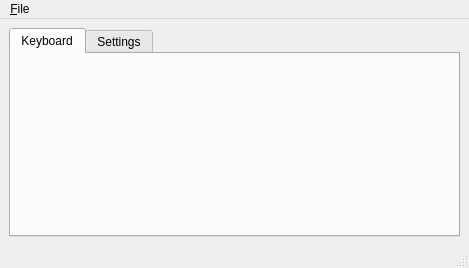
<?xml version="1.0" encoding="UTF-8"?>
<ui version="4.0">
 <class>mainWindow</class>
 <widget class="QMainWindow" name="mainWindow">
  <property name="geometry">
   <rect>
    <x>0</x>
    <y>0</y>
    <width>469</width>
    <height>268</height>
   </rect>
  </property>
  <property name="windowTitle">
   <string>Clevo Keyboard</string>
  </property>
  <widget class="QWidget" name="centralwidget">
   <layout class="QGridLayout" name="gridLayout">
    <item row="0" column="0">
     <widget class="QTabWidget" name="tabWidget">
      <property name="currentIndex">
       <number>0</number>
      </property>
      <widget class="QWidget" name="driverTab">
       <attribute name="title">
        <string>Keyboard</string>
       </attribute>
       <layout class="QGridLayout" name="gridLayout_2">
        <item row="0" column="0">
         <widget class="DriverWidget" name="driverWidget" native="true"/>
        </item>
       </layout>
      </widget>
      <widget class="QWidget" name="settingsTab">
       <attribute name="title">
        <string>Settings</string>
       </attribute>
       <layout class="QGridLayout" name="gridLayout_3">
        <item row="0" column="0">
         <widget class="SettingsWidget" name="settingsWidget" native="true"/>
        </item>
       </layout>
      </widget>
     </widget>
    </item>
   </layout>
  </widget>
  <widget class="QMenuBar" name="menubar">
   <property name="geometry">
    <rect>
     <x>0</x>
     <y>0</y>
     <width>469</width>
     <height>22</height>
    </rect>
   </property>
   <widget class="QMenu" name="menuFile">
    <property name="title">
     <string>&amp;File</string>
    </property>
    <addaction name="actionExit"/>
   </widget>
   <addaction name="menuFile"/>
  </widget>
  <widget class="QStatusBar" name="statusbar"/>
  <action name="actionExit">
   <property name="text">
    <string>&amp;Exit</string>
   </property>
  </action>
 </widget>
 <customwidgets>
  <customwidget>
   <class>DriverWidget</class>
   <extends>QWidget</extends>
   <header>clevokeyboardcontrol.gui.driver_widget</header>
   <container>1</container>
  </customwidget>
  <customwidget>
   <class>SettingsWidget</class>
   <extends>QWidget</extends>
   <header>clevokeyboardcontrol.gui.settings_widget</header>
   <container>1</container>
  </customwidget>
 </customwidgets>
 <resources/>
 <connections/>
</ui>
